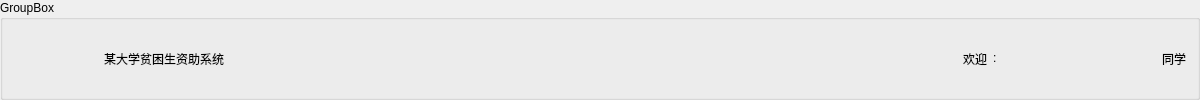
                    <widget class="QGroupBox" name="groupBox">
                        <property name="sizePolicy">
                            <sizepolicy hsizetype="Fixed" vsizetype="Preferred">
                                <horstretch>0</horstretch>
                                <verstretch>0</verstretch>
                            </sizepolicy>
                        </property>
                        <property name="minimumSize">
                            <size>
                                <width>1200</width>
                                <height>100</height>
                            </size>
                        </property>
                        <property name="maximumSize">
                            <size>
                                <width>1000</width>
                                <height>800</height>
                            </size>
                        </property>
                        <property name="title">
                            <string>GroupBox</string>
                        </property>
                        <layout class="QHBoxLayout" name="horizontalLayout_6">
                            <item>
                                <widget class="QLabel" name="label_title">
                                    <property name="minimumSize">
                                        <size>
                                            <width>300</width>
                                            <height>0</height>
                                        </size>
                                    </property>
                                    <property name="text">
                                        <string>某大学贫困生资助系统</string>
                                    </property>
                                    <property name="alignment">
                                        <set>Qt::AlignCenter</set>
                                    </property>
                                </widget>
                            </item>
                            <item>
                                <spacer name="horizontalSpacer">
                                    <property name="orientation">
                                        <enum>Qt::Horizontal</enum>
                                    </property>
                                    <property name="sizeHint" stdset="0">
                                        <size>
                                            <width>40</width>
                                            <height>20</height>
                                        </size>
                                    </property>
                                </spacer>
                            </item>
                            <item>
                                <widget class="QLabel" name="label_2">
                                    <property name="sizePolicy">
                                        <sizepolicy hsizetype="Preferred" vsizetype="Preferred">
                                            <horstretch>0</horstretch>
                                            <verstretch>0</verstretch>
                                        </sizepolicy>
                                    </property>
                                    <property name="text">
                                        <string>欢迎</string>
                                    </property>
                                </widget>
                            </item>
                            <item>
                                <widget class="QLabel" name="label_huanyin">
                                    <property name="sizePolicy">
                                        <sizepolicy hsizetype="Fixed" vsizetype="Maximum">
                                            <horstretch>0</horstretch>
                                            <verstretch>1</verstretch>
                                        </sizepolicy>
                                    </property>
                                    <property name="minimumSize">
                                        <size>
                                            <width>150</width>
                                            <height>0</height>
                                        </size>
                                    </property>
                                    <property name="maximumSize">
                                        <size>
                                            <width>150</width>
                                            <height>16777215</height>
                                        </size>
                                    </property>
                                    <property name="text">
                                        <string>:</string>
                                    </property>
                                </widget>
                            </item>
                            <item>
                                <widget class="QLabel" name="label_huanyin2">
                                    <property name="text">
                                        <string/>
                                    </property>
                                </widget>
                            </item>
                            <item>
                                <widget class="QLabel" name="label_6">
                                    <property name="text">
                                        <string>同学</string>
                                    </property>
                                </widget>
                            </item>
                        </layout>
                    </widget>
